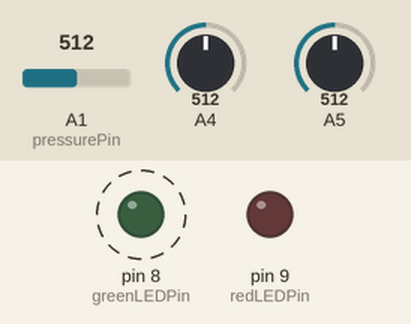
This sketch was run on a simulated Arduino Uno, built with avr-gcc and run on an emulated ATmega328P. On the bench: output pins drawn as LEDs (lit = HIGH). Dashed ring = blinking. The test bench sets the inputs (shaded band); at power-on: A4 = 512, A1 (pressurePin) = 512, A5 = 512. Storage starts empty; what the sketch prints to the serial monitor is not drawn.

Above: at 0.1 s.
1.3 s: A4 set to 625
6.6 s: A4 set to 639
Timing chart, 0 to 16.1 s (numbered marks = the images above; inputs shaded):
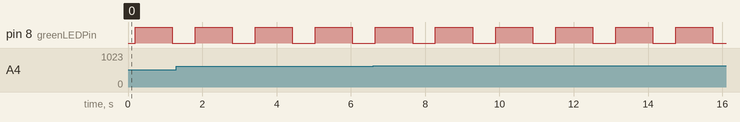

Measured:
- by itself, pin 8 (greenLEDPin): alternates HIGH for 1.0 s and LOW for 0.62 s

The sketch:

Main.ino
```cpp
#include <SPI.h>
#include <SD.h>
#include "High_Temp.h"

const int pressurePin = A1;  // Pressure sensor is at A1
const float REFERENCE_VOLTAGE = 5.0;
const int chipSelect = 2;
const int greenLEDPin = 8; // Pin connected to the green LED
const int redLEDPin = 9;   // Pin connected to the red LED

HighTemp ht(A4, A5);

void setup() {
  Serial.begin(9600);

  pinMode(greenLEDPin, OUTPUT);
  pinMode(redLEDPin, OUTPUT);

  if (!SD.begin(chipSelect)) {
    Serial.println("Card initialization failed!");
    digitalWrite(redLEDPin, HIGH);  // Turn on the red LED continuously
    while (1);  // Halt further execution
}


  if (!SD.exists("data.csv")) {
    File dataFile = SD.open("data.csv", FILE_WRITE);
    dataFile.close();
}
  Serial.println("Card initialized.");
  ht.begin();
}

void loop() {
  int pressureValue = analogRead(pressurePin);
  float pressureVoltage = (pressureValue / 1023.0);
  float P  =(pressureVoltage-0.04+0)/0.009;
  int analogValue;  // Variable to hold the analog value of the room temperature sensor
  float roomTemp = ht.getRoomTmp(analogValue);  // Get the room temperature and its analog value


  File dataFile = SD.open("data.csv", FILE_WRITE);

  if (dataFile) {
  dataFile.print(millis()/1000);
    dataFile.print(",");
    dataFile.print(pressureVoltage);
    dataFile.print(",");
    dataFile.print(ht.getThmcVol());
    dataFile.print(",");
    dataFile.print(roomTemp);
    dataFile.print(",");
    dataFile.println(analogValue);  // Print the analog value to the CSV file
    dataFile.close();

    // Print the voltage readings to Serial Monitor
    Serial.print("Pressure Voltage: ");
    Serial.print(pressureVoltage);
    Serial.print(" Pressure [kPa]: ");
    Serial.print(P);
    Serial.print(" Temperature TC: ");
    Serial.print(ht.getThmc());
    Serial.print(" Temperature Voltage: ");
    Serial.print(ht.getThmcVol());
    Serial.print(" [mV] Temperature amb: ");
    Serial.print(ht.getRoomTmp(analogValue));
    Serial.println(" deg C written to SD card.");

    successBlink();
  } else {
    Serial.println("Error opening data.csv");
    errorBlink();
  }

  // Check if the temperature is below 0 or above 100
  float temperatureTC = ht.getThmc(); // Read the temperature
  if (temperatureTC < 0 || temperatureTC > 100) {
    //temperatureWarningBlink();
  }
  delay(500);  // Wait for 5 seconds before the next reading
}

void successBlink() {
  digitalWrite(greenLEDPin, HIGH);
  delay(1000);  // LED on for 1 second
  digitalWrite(greenLEDPin, LOW);
}

void errorBlink() {
  for (int i = 0; i < 3; i++) {  // Blink the red LED 3 times
    digitalWrite(redLEDPin, HIGH);
    delay(500);  // LED on for 0.5 seconds
    digitalWrite(redLEDPin, LOW);
    delay(500);  // LED off for 0.5 seconds
  }
}

void temperatureWarningBlink() {
  for (int i = 0; i < 10; i++) {  // Blink the red LED 10 times
    digitalWrite(redLEDPin, HIGH);
    delay(100);  // LED on for 0.1 seconds
    digitalWrite(redLEDPin, LOW);
    delay(100);  // LED off for 0.1 seconds
  }
}
```

High_Temp.h
```cpp
// (licence header left out)
#ifndef __HIGH_TEMP_H__
#define __HIGH_TEMP_H__

class HighTemp{

public:

    HighTemp(int _pinTmp, int _pinThmc);

    float getRoomTmp(int &analogValue);                      //
    float getThmc();
    float getRoomRes();                      // Add this line for getRoomRes

    void begin();


private:

    int pinRoomTmp;                         // pin of temperature sensor
    int pinThmc;                            // pin of thermocouple

    float tempRoom;                         // room temperature
    float tempThmc;                         // thermocouple temperature

public:

    int getAnalog(int pin);
    float K_VtoT(float mV);                 // K type thermocouple, mv->oC
    float getThmcVol();                     // get voltage of thmc in mV
};


#endif
```

Hight_Temp.cpp
```cpp
// (licence header left out)
#include <Arduino.h>
#include "High_Temp.h"


const float VOL_OFFSET = 350;                       // offset voltage, mv
const float AMP_AV     = 54.16;                     // Av of amplifier


const float Var_VtoT_K[3][10] =
{
    {0, 2.5173462e1, -1.1662878, -1.0833638, -8.9773540/1e1, -3.7342377/1e1,
    -8.6632643/1e2, -1.0450598/1e2, -5.1920577/1e4},
    {0, 2.508355e1, 7.860106/1e2, -2.503131/1e1, 8.315270/1e2,
    -1.228034/1e2, 9.804036/1e4, -4.413030/1e5, 1.057734/1e6, -1.052755/1e8},
    {-1.318058e2, 4.830222e1, -1.646031, 5.464731/1e2, -9.650715/1e4,
    8.802193/1e6, -3.110810/1e8}
};


HighTemp::HighTemp(int _pinTmp, int _pinThmc)
{

    pinRoomTmp = _pinTmp;
    pinThmc    = _pinThmc;


}

void HighTemp::begin()
{
    int analogValue;  // Declare an integer to hold the analog value
    tempRoom = getRoomTmp(analogValue);  // Update the call;

    Serial.print("tempRoom = ");
    Serial.println(tempRoom);

    delay(10);
    Serial.print("pinRoomTmp = ");Serial.println(pinRoomTmp);

    delay(10);
    Serial.print("pinThmc = ");Serial.println(pinThmc);
}

float HighTemp::getThmc()
{
    int analogValue;  // Declare analogValue here
    float vol  = getThmcVol();
    tempRoom   = getRoomTmp(analogValue);  // Now analogValue is in scope
    float ax = 1.1507160636340676; // Coefficient for TC
    float b = 2.5175498719382787;  // Constant offset

    tempThmc = (K_VtoT(vol) + tempRoom) * ax + b;

    return tempThmc;
}


int HighTemp::getAnalog(int pin)
{
    long sum = 0;

    for(int i=0; i<32; i++)
    {
        sum += analogRead(pin);
    }

    return ((sum>>5));                                              // 3.3V supply
}


float HighTemp::getRoomTmp(int &analogValue)
{
    // No need to redeclare analogValue; it's already a parameter
    analogValue = getAnalog(pinRoomTmp) * 50 / 33;  // 3.3V supply
    float resistance = (float)(1023 - analogValue) * 10000 / analogValue;  // get the resistance of the sensor
    float temperature = 1 / (log(resistance / 10000) / 3975 + 1 / 298.15) - 273.15;  // convert to temperature via datasheet

    // Uncomment these lines if you want to debug
    // Serial.print("a = "); Serial.println(analogValue);
    // Serial.print("resistance = "); Serial.println(resistance);
    // Serial.print("temperature = "); Serial.println(temperature);

    tempRoom = temperature;
    return temperature;
}


float HighTemp::getThmcVol()                                             // get voltage of thmc in mV
{
    float vout = (float)getAnalog(pinThmc)/1023.0*5.0*1000;
    float vin  = (vout - VOL_OFFSET)/AMP_AV;
    return (vin);
}


float HighTemp::K_VtoT(float mV)
{
    int i = 0;
    float value = 0;

    if(mV >= -6.478 && mV < 0)
    {
        value = Var_VtoT_K[0][8];

        for(i = 8; i >0; i--)
        value = mV * value + Var_VtoT_K[0][i-1];
    }
    else if(mV >= 0 && mV < 20.644)
    {
        value = Var_VtoT_K[1][9];

        for(i = 9; i >0; i--)
        {
            value = mV * value + Var_VtoT_K[1][i-1];
        }
    }
    else if(mV >= 20.644 && mV <= 54.900)
    {
        value = Var_VtoT_K[2][6];

        for(i = 6; i >0; i--)
        value = mV * value + Var_VtoT_K[2][i-1];
    }

    return value;
}
```
